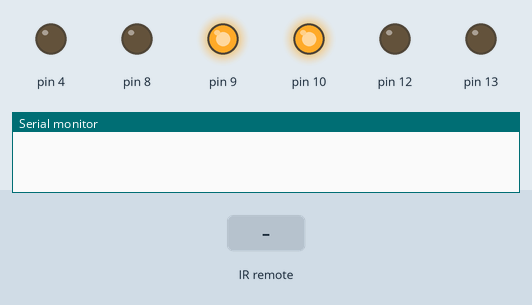
The sketch below on a simulated Arduino Uno, built with avr-gcc and run on an emulated ATmega328P. Shown: output pins drawn as LEDs (lit = HIGH), the last lines printed to the serial monitor. Inputs (shaded band) come from the test bench.

Above: at 1.2 s.
1.3 s: infrared code 0x2FD9867 received
At 2.4 s:
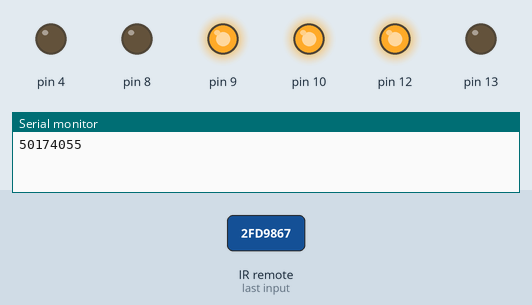
2.8 s: infrared code 0x2FDB847 received
At 3.5 s:
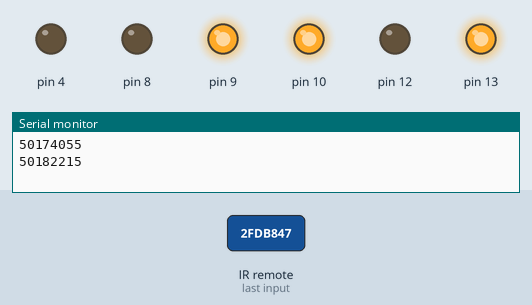
4.3 s: infrared code 0x2FD02FD received
At 4.7 s:
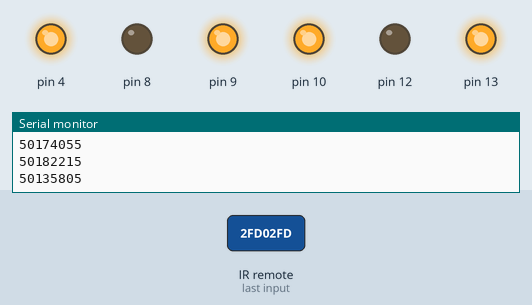
5.8 s: infrared code 0x2FD42BD received
At 7.0 s:
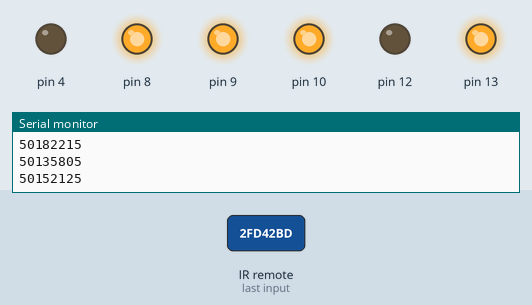
7.3 s: infrared code 0x2FD10EF received
At 8.1 s:
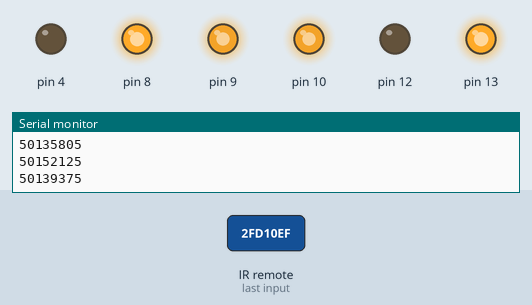
8.8 s: infrared code 0x2FD847B received
At 9.3 s:
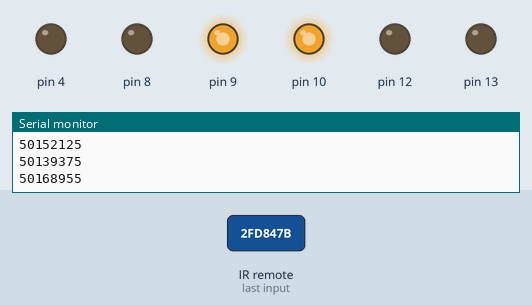
Timing chart, 0 to 11.3 s (numbered marks = the images above; inputs shaded):
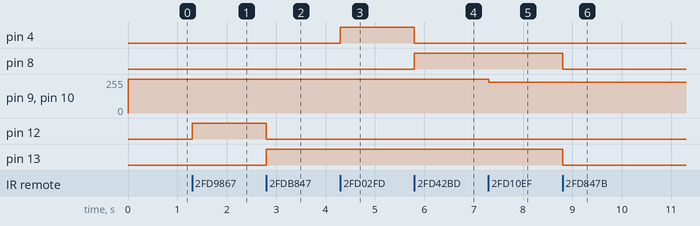

The sketch:

egb111.ino
```cpp
#include <IRremote.h>

int IRpin = 11;
int speedd = 255;
IRrecv irrecv(IRpin);
decode_results results;

void setup()
{
  Serial.begin(9600);
  irrecv.enableIRIn(); // Start the receiver
  pinMode(12, OUTPUT);
  pinMode(13, OUTPUT);
  pinMode(4, OUTPUT);
  pinMode(8, OUTPUT);
  pinMode(9, OUTPUT);
  pinMode(10, OUTPUT);
  analogWrite(9, speedd);
  analogWrite(10, speedd);
}

void loop()
{
  analogWrite(9, speedd);
  analogWrite(10, speedd);
  if (irrecv.decode(&results))
    {
      Serial.println(results.value, DEC); // Print the Serial 'results.value'
      irrecv.resume();   // Receive the next value
    }
    if(results.value==50174055){
      digitalWrite(12, HIGH);
      digitalWrite(13, LOW);
    }
        if(results.value==50182215){
      digitalWrite(12, LOW);
      digitalWrite(13, HIGH);
    }
        if(results.value==50135805){
      digitalWrite(4, HIGH);
      digitalWrite(8, LOW);
    }
        if(results.value==50152125){
      digitalWrite(4, LOW);
      digitalWrite(8, HIGH);
    }
        if(results.value==50168955){
      digitalWrite(4, LOW);
      digitalWrite(8, LOW);
      digitalWrite(12, LOW);
      digitalWrite(13, LOW);
    }
            if(results.value==50172015){
speedd = 255;
    }
                if(results.value==50139375){
speedd = 229.5;
    }
                    if(results.value==50192415){
speedd = 204;
    }
                    if(results.value==50159775){
speedd = 178.5;
    }
                    if(results.value==50176095){
speedd = 153;
    }
                    if(results.value==50143455){
speedd = 127.5;
    }
                    if(results.value==50184255){
speedd = 102;
    }
                    if(results.value==50151615){
speedd = 76.5;
    }
                    if(results.value==50167935){
speedd = 51;
    }
                    if(results.value==50135295){
speedd = 25.5;
    }


}
```

Measured:
- after the input at 1.3 s, pin 12: LOW → HIGH at once
- after the input at 2.8 s, pin 12: HIGH → LOW at once; pin 13: LOW → HIGH at once
- after the input at 4.3 s, pin 4: LOW → HIGH at once
- after the input at 5.8 s, pin 4: HIGH → LOW at once; pin 8: LOW → HIGH at once
- after the input at 7.3 s, pin 9, pin 10: 255/255 → 229/255 at once
- after the input at 8.8 s, pin 8, pin 13: HIGH → LOW at once
